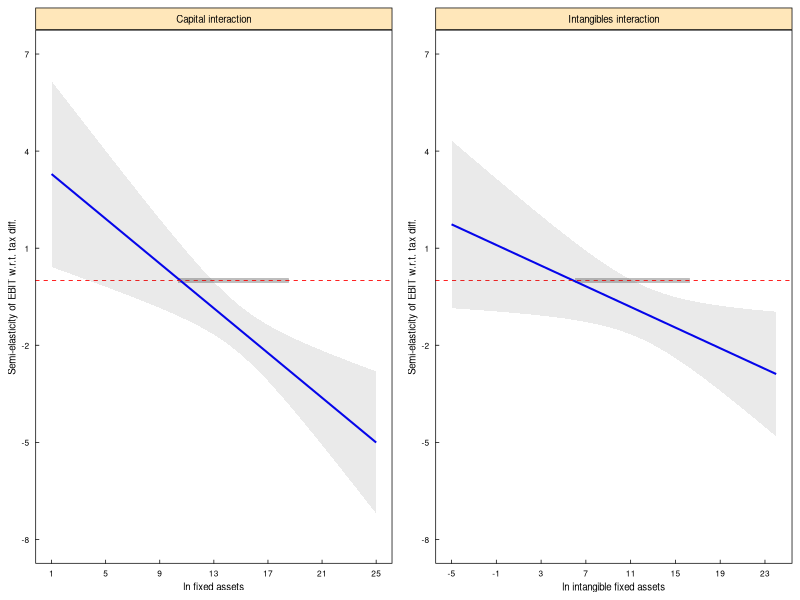

Here is the R script that generated this plot:
library(ggplot2)
library(scales)
library(grid)
library(gridExtra)
setwd("~/Desktop/Figures/Semi-elasticities")

#ME PLOT CAPITAL INTERACTION
############################
#This plot is drawn using data from Regression (1) in Table 7. The marginal effects (estimates) and
#standard errors (SE) are calculated using Stata's margin command.
TAX_7.2 <- data.frame(
  LFA=c(1:25),
  Case=c("Capital interaction"))

TAX_7.2$Estimate <- with(TAX_7.2,  3.63736 -.3457075*LFA) #create estimate
TAX_7.2$SE <- with(TAX_7.2,  sqrt(3.4790167+LFA*LFA*.01507529+2*LFA*-.22236125)) #create standard error
TAX_7.2$Lower <- with(TAX_7.2, Estimate -  1.645 * SE) #create lower bound (90% CI)
TAX_7.2$Upper <- with(TAX_7.2, Estimate +  1.645 * SE) #create lower bound (90% CI)
head(TAX_7.2)
TAX_7.2 # This is the same as the Stata margin output.

#Plot for Regression (1) in Table 7
P1<-ggplot(TAX_7.2, aes(x = LFA, y = Estimate)) +
  geom_segment(aes(x=10.4,xend=18.5,y=0,yend=0),size=1.5, color="gray", alpha=0.5) +
  geom_line(size=0.7,col="blue") +
  geom_hline(yintercept = 0, lty="dashed", color="red", size=0.3) +
  #geom_line(mapping = aes(y = Lower), lty = "dashed", size=0.3) +
  #geom_line(mapping = aes(y = Upper), lty = "dashed", size=0.3) +
  geom_ribbon(aes(ymin=Lower, ymax=Upper), alpha=0.1) +
  xlab("ln fixed assets") +
  ylab("Semi-elasticity of EBIT w.r.t. tax diff.") +
  theme_bw() +
  theme(axis.text=element_text(size=6,color="black"),
        axis.title=element_text(size=7),
        axis.ticks.length=unit(-0.1, "cm"),
        axis.ticks = element_line(colour = "black", size = 0.25),
        axis.text.x = element_text(margin=unit(c(0.15,0,0,0), "cm")),
        axis.text.y = element_text(margin=unit(c(0,0.15,0,0), "cm")),
        panel.grid.minor = element_blank(),
        panel.grid.major = element_blank(),
        panel.border = element_rect(colour = "black", fill=NA, size=0.5),
        strip.background = element_rect(colour = "black",
                                        fill = "wheat1")) +
  scale_x_continuous(breaks = round(seq(min(1), max(25), by = 4),1)) +
  scale_y_continuous(breaks = round(seq(min(-8), max(7), by = 3),1)) +
  expand_limits(y = c(-8, 7)) +
  facet_grid(.~Case) +
  theme(strip.text.x = element_text(size = 7,color="black")) 

#ME PLOT INTANGIBLES INTERACTION
################################
#This plot is drawn using data from Regression (3) in Table 7 The marginal effects (estimates) and
#standard errors (SE) are calculated using Stata's margin command.
TAX_7.2_2 <- data.frame(
  LIFA=c(-5:24),
  Case=c("Intangibles interaction"))

TAX_7.2_2$Estimate <- with(TAX_7.2_2, .9392133 -.15954  * LIFA) #create Marginal effect estimate
TAX_7.2_2$SE <- with(TAX_7.2_2,  sqrt(1.364913+(LIFA^2)*.00771975+2*LIFA*-.09246069)) #calculate SE (for formula see Matt Golder website)
TAX_7.2_2$Lower <- with(TAX_7.2_2, Estimate -  1.645 * SE) #create lower bound (90% CI)
TAX_7.2_2$Upper <- with(TAX_7.2_2, Estimate +  1.645 * SE) #create lower bound (90% CI)
head(TAX_7.2_2)
TAX_7.2_2 #data.frame is identical to Stata output from margins command (except 90 instead of 95 CI)

#Plot for Regression (3) in Table 7
P2<-ggplot(TAX_7.2_2, aes(x = LIFA, y = Estimate)) +
  geom_segment(aes(x=6.09,xend=16.24,y=0,yend=0),size=1.5, color="gray", alpha=0.5) +
  geom_line(size=0.7,col="blue") +
  geom_hline(yintercept = 0, lty="dashed", color="red", size=0.3) +
  #geom_line(mapping = aes(y = Lower), lty = "dashed", size=0.3) +
  #geom_line(mapping = aes(y = Upper), lty = "dashed", size=0.3) +
  geom_ribbon(aes(ymin=Lower, ymax=Upper), alpha=0.1) +
  xlab("ln intangible fixed assets") +
  ylab("Semi-elasticity of EBIT w.r.t. tax diff.") +
  theme_bw() +
  theme(axis.text=element_text(size=6,color="black"),
        axis.title=element_text(size=7),
        axis.ticks.length=unit(-0.1, "cm"),
        axis.ticks = element_line(colour = "black", size = 0.25),
        axis.text.x = element_text(margin=unit(c(0.15,0,0,0), "cm")),
        axis.text.y = element_text(margin=unit(c(0,0.15,0,0), "cm")),
        panel.grid.minor = element_blank(),
        panel.grid.major = element_blank(),
        panel.border = element_rect(colour = "black", fill=NA, size=0.5),
        strip.background = element_rect(colour = "black",
                                        fill = "wheat1")) +
  scale_x_continuous(breaks = round(seq(min(-5), max(24), by = 4),1)) +
  scale_y_continuous(breaks = round(seq(min(-8), max(7), by = 3),1)) +
  expand_limits(y = c(-8, 7)) +
  facet_grid(.~Case) +
  theme(strip.text.x = element_text(size = 7,color="black"))

#Put plots together and save as pdf
pdf("fig7.pdf", width=5.5, height=2.25,colormodel="cmyk")
grid.arrange(P1, P2, ncol=2)
dev.off()